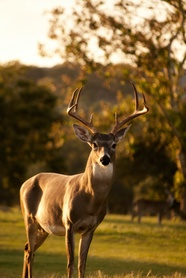
%> input picture IMG/A1.jpg, 186 x 278 px, shrunk from 2425 x 3622 before the run
$ octave Img_Ruido.m   (GNU Octave 9; MATLAB toolbox functions it lacks are replaced by stand-ins)
%> lines starting %> are read from the running program, lines starting %| are printed output that depends on the picture
clc;
clear all;
close all;
%Extraccion de las imagenes
ruta={'IMG/A1.jpg','IMG/A2.jpg','IMG/A3.jpg','IMG/P1.jpg','IMG/P2.jpg','IMG/P3.jpg','IMG/Pai1.jpg','IMG/Pai2.jpg','IMG/Pai3.jpg'};

for k=1:9
    %Abrir la imagen
    img=imread(string(ruta(k)));
%> img is the input picture: size 278x186x3 uint8; mean R, G, B 126, 100.4, 57.6
% [34 lines not run here, left out]
function [imgRG,imgRSP,imgRUm]=Ruidos(img)
    %Valores predeterminados
    m=0;%Gauss (media)
    d=.05;%Sal y pimienta (densidad del ruido)
    var_speckle=.05;%Mult (varianza de ruido multiplicativo)
    dims=[1 60];

    for k=1:3
        if k==1
            %Interfaz "menu" para ingresar el valor de la media
            prompt1="Ingrese el valor de la media del ruido Gaussiano";
            t1="Media Ruido Gaussiano";
            definput1={'0'};
            n1=inputdlg(prompt1,t1,dims,definput1);
            m=str2double(n1);

            %Ruido Gaussiano
            imgRG=imnoise(img,'gaussian',m);
        elseif k==2
            %Interfaz "menu" para ingresar el valor de la media
            prompt2="Ingrese el valor de la densidad del ruido Impulsivo";
            t2="Densidad del Ruido Impulsivo";
            definput2={'.05'};
            n2=inputdlg(prompt2,t2,dims,definput2);
            d=str2double(n2);

            %Ruido Impulsivo (Sal y Pimienta)
            imgRSP=imnoise(img,'salt & pepper',d);
        elseif k==3
            %Interfaz "menu" para ingresar el valor de la media
            prompt3="Ingrese el valor de la varianza del ruido multiplicativo";
            t3="Densidad del Ruido Multiplicativo";
            definput3={'.05'};
            n3=inputdlg(prompt3,t3,dims,definput3);
            var_speckle=str2double(n3);

            %Ruido Uniforme (multiplicativo)
            imgRUm=imnoise(img,'speckle',var_speckle);
        end
    end
%> this loop made 3 passes; the answer given on pass 1: 0
%> pass 1, in Ruidos, `imgRG=imnoise(img,'gaussian',m);`:
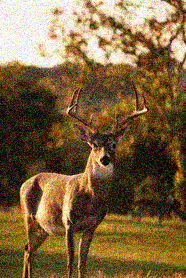
%> imgRG: size 278x186x3 uint8; mean R, G, B 124.6, 100.1, 60.6
%> pass 2, in Ruidos, `imgRSP=imnoise(img,'salt & pepper',d);`:
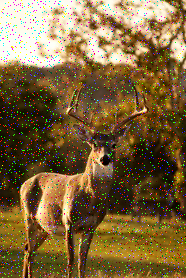
%> imgRSP: size 278x186x3 uint8; mean R, G, B 126, 101.7, 61.3
%> pass 3, in Ruidos, `imgRUm=imnoise(img,'speckle',var_speckle);`:
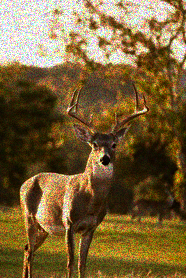
%> imgRUm: size 278x186x3 uint8; mean R, G, B 122, 98, 56.4
%> after the loop, d = 0.05; definput1 = {'0'}; definput2 = {'.05'}; definput3 = {'.05'}; m = 0; n1 = {'0'}; n2 = {'.05'}; n3 = {'.05'}; prompt1 = 'Ingrese el valor de la media del ruido Gaussiano'; prompt2 = 'Ingrese el valor de la densidad del ruido Impulsivo'; prompt3 = 'Ingrese el valor de la varianza del ruido multiplicativo'; t1 = 'Media Ruido Gaussiano'; t2 = 'Densidad del Ruido Impulsivo'; t3 = 'Densidad del Ruido Multiplicativo'; var_speckle = 0.05
end

function imgR=imagenR(img)
    %Tamaño de la imagen
    [f c]=size(img);
%> f = 278; c = 558
    %Vector del coseno
    x=0:2*pi/(f*(c/3)):2*pi;
    %Creamos la señal de ruido
    rui=100*cos(x);
    %Señal de ruido a matriz
    cont=1;
    for i=1:f
        for j=1:c/3
            imgR(i,j)=rui(cont);
            cont=cont+1;
        end
    end
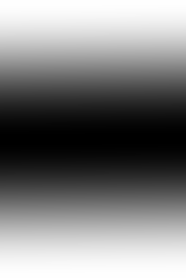
%> imgR: size 278x186 double; min -100, max 100, mean 0; drawn with min black and max white
%> after the loop, cont = 51709
%> `imgRUf=img+matR;`:
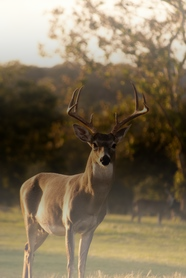
%> imgRUf: size 278x186x3 double; mean R, G, B 126, 100.4, 57.6; mean of the top-left, top-right, bottom-left and bottom-right quarters 133.4, 109.7, 74, 61.6; drawn with min black and max white
%> `imgRUf=uint8(imgRUf);`:
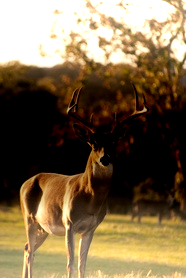
%> imgRUf: size 278x186x3 uint8; mean R, G, B 123.2, 104, 74.8
%> pass 2 of the loop `for k=1:9`:
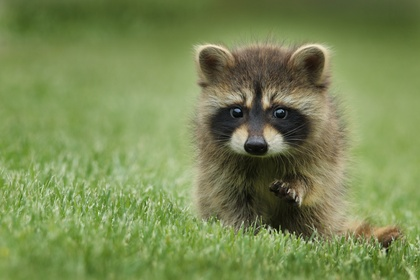
%> input picture IMG/A2.jpg, 420 x 280 px, shrunk from 5472 x 3648 before the run
%> img is the input picture: size 280x420x3 uint8; mean R, G, B 120.9, 136.9, 82.9
%> the loop in Ruidos (call 2), `for k=1:3` made 3 passes; the answer given on pass 1: 0
%> after the loop in imagenR (call 2), `for i=1:f`:
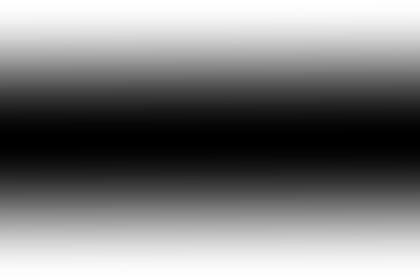
%> imgR: size 280x420 double; min -100, max 100, mean 0; drawn with min black and max white
%> img: size 280x420x3 double
%> `imgRUf=uint8(imgRUf);`:
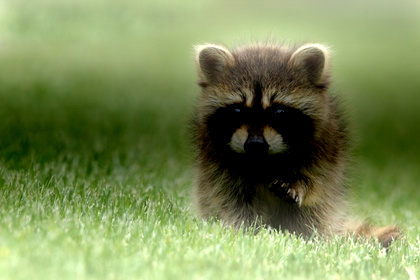
%> imgRUf: size 280x420x3 uint8; mean R, G, B 122.7, 138.8, 86.4
%> pass 3 of the loop `for k=1:9`:
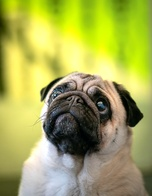
%> input picture IMG/A3.jpg, 152 x 196 px, shrunk from 1979 x 2560 before the run
%> img is the input picture: size 196x152x3 uint8; mean R, G, B 165.9, 170.6, 85
%> after the loop in imagenR (call 3), `for i=1:f`:
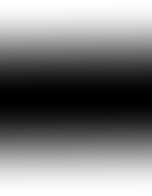
%> imgR: size 196x152 double; min -100, max 100, mean 0; drawn with min black and max white
%> img: size 196x152x3 double
%> `imgRUf=uint8(imgRUf);`:
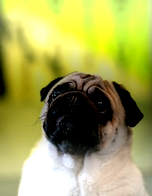
%> imgRUf: size 196x152x3 uint8; mean R, G, B 165.5, 166.2, 89
%> the run ends on the next line
end
